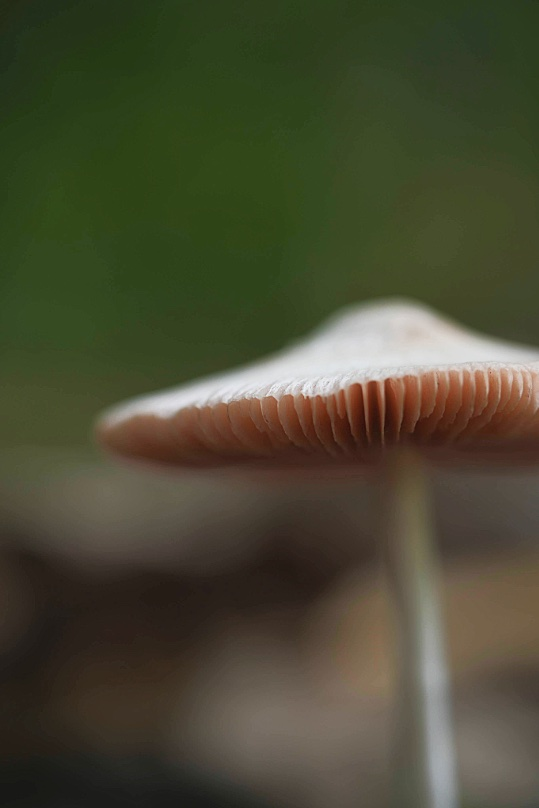
#> input picture Mushroom.jpg, 539 x 808 px
$ python -i app.py   (imports and definitions only)   (older library calls are emulated)
#> lines starting #> are read from the running program, lines starting #| are printed output that depends on the picture
#> further down, picture is the input picture: shape (808, 539, 3); mean B, G, R 51, 73.6, 73.4
import streamlit as st
import cv2
import numpy as np
from PIL import Image, ImageOps
import pandas as pd
import imagehash

# --- Core Analysis and Highlighting Functions ---

# [12 lines left out: functions calculate_sharpness, calculate_noise_level, not called in this run]

def find_and_highlight_sharpest_regions(cv_image_orig_color, num_regions=1, tile_size_wh=(64, 64),
                                        sharpness_threshold=10.0, show_pointer=False):
    """
    Finds N sharpest regions, highlights them on a grayscale version.
    Optionally draws a pointer to the primary sharpest region.
    Returns the highlighted image.
    """
#> called with num_regions = 1, tile_size_wh = (64, 64), sharpness_threshold = 10, show_pointer = False
    if cv_image_orig_color is None:
        print("Warning (find_and_highlight_sharpest_regions): Input image is None.")
        return None

    # Prepare grayscale image for analysis and BGR base for drawing highlights
    if len(cv_image_orig_color.shape) == 3 and cv_image_orig_color.shape[2] == 3: # BGR Color input
        gray_image_for_analysis = cv2.cvtColor(cv_image_orig_color, cv2.COLOR_BGR2GRAY)
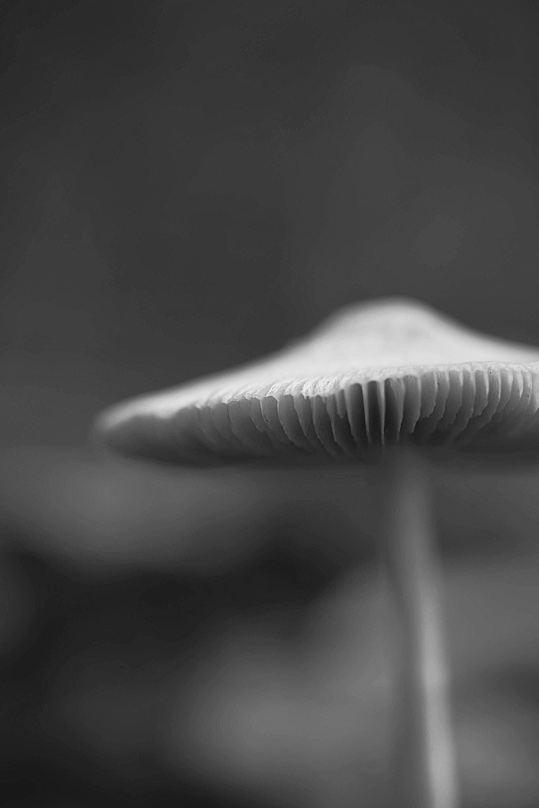
#> gray_image_for_analysis: shape (808, 539); min 23, max 246, mean 71
    elif len(cv_image_orig_color.shape) == 2: # Grayscale input
        gray_image_for_analysis = cv_image_orig_color.copy()
    else:
        print(f"Warning (find_and_highlight_sharpest_regions): Unexpected image format for analysis: shape {cv_image_orig_color.shape}")
        return cv_image_orig_color.copy() if cv_image_orig_color is not None else None

    output_image_to_draw_on = cv2.cvtColor(gray_image_for_analysis, cv2.COLOR_GRAY2BGR)

    img_h, img_w = gray_image_for_analysis.shape[:2]
#> img_h = 808; img_w = 539
    tile_w, tile_h = tile_size_wh

    if img_h < tile_h or img_w < tile_w:
        return output_image_to_draw_on

    tile_data = []
    for y in range(0, img_h - tile_h + 1, tile_h):
        for x in range(0, img_w - tile_w + 1, tile_w):
            tile = gray_image_for_analysis[y:y+tile_h, x:x+tile_w]
            if tile.size == 0: continue

            laplacian = cv2.Laplacian(tile, cv2.CV_64F)
            sharpness = np.var(laplacian)
            if np.isnan(sharpness) or np.isinf(sharpness):
                sharpness = 0.0
            tile_data.append({'score': sharpness, 'x': x, 'y': y, 'w': tile_w, 'h': tile_h})
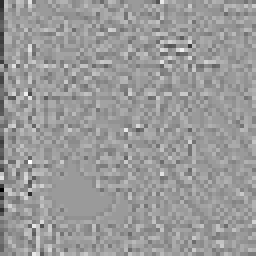
#> laplacian: shape (64, 64) float64 (shown 4 times larger); min -20, max 13, mean -0.0486; drawn with min black and max white
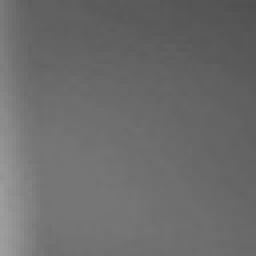
#> tile: shape (64, 64) (shown 4 times larger); min 79, max 158, mean 107.6
#> after the loop, tile_data = 96 items

    if not tile_data:
        return output_image_to_draw_on

    sorted_tiles = sorted(tile_data, key=lambda item: item['score'], reverse=True)
#> sorted_tiles = 96 items

    for i in range(min(num_regions, len(sorted_tiles))):
        top_tile = sorted_tiles[i]
        if top_tile['score'] > sharpness_threshold:
            tx, ty, tw, th = top_tile['x'], top_tile['y'], top_tile['w'], top_tile['h']

            highlight_color = (0, 255, 255)
            rectangle_thickness = 3
            cv2.rectangle(output_image_to_draw_on, (tx, ty), (tx + tw, ty + th), highlight_color, rectangle_thickness)

            center_x_tile = tx + tw // 2
            center_y_tile = ty + th // 2
            circle_radius = 5
            cv2.circle(output_image_to_draw_on, (center_x_tile, center_y_tile), circle_radius, highlight_color, -1)

            if show_pointer and i == 0:
                pointer_color = (255, 255, 255); pointer_thickness = 3; arrow_tip_length = 0.03
                img_center_x, img_center_y = img_w // 2, img_h // 2
                padding_x = img_w // 4; padding_y = img_h // 4
                start_x, start_y = 0,0

                if center_x_tile < img_center_x: start_x = img_w - padding_x
                else: start_x = padding_x
                if center_y_tile < img_center_y: start_y = img_h - padding_y
                else: start_y = padding_y

                if abs(start_x - center_x_tile) > 10 or abs(start_y - center_y_tile) > 10 :
                    cv2.arrowedLine(output_image_to_draw_on, (start_x, start_y), (center_x_tile, center_y_tile),
                                    pointer_color, pointer_thickness, tipLength=arrow_tip_length)
#> this loop made 1 pass
#> (top_tile, tx, ty, tw, th, highlight_color, rectangle_thickness, center_x_tile) on pass 1: ({'score': 454.1, 'x': 256, 'y': 384, 'w': 64, 'h': 64}, 256, 384, 64, 64, (0, 255, 255), 3, 288)
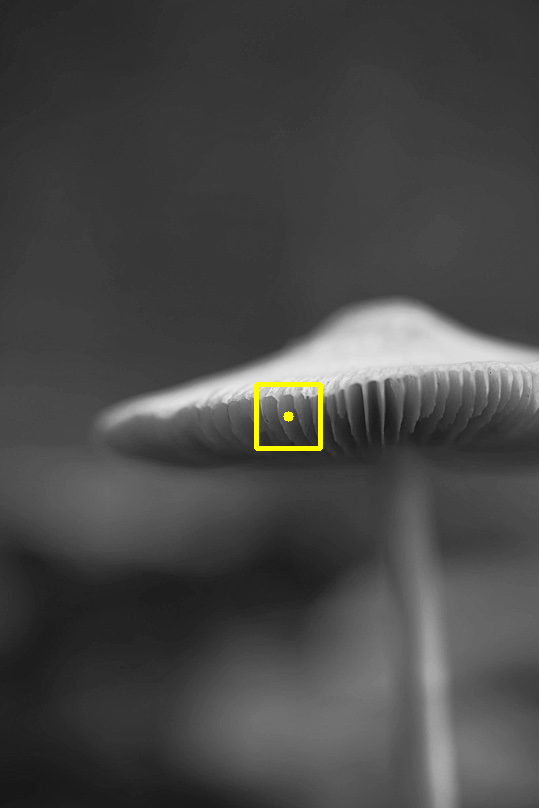
#> output_image_to_draw_on: shape (808, 539, 3); mean B, G, R 70.6, 71.4, 71.4
    return output_image_to_draw_on

# [39 lines left out: function find_image_duplicates, not called in this run]

# --- Streamlit Application UI and Logic ---
# [6 lines not run here, left out]
# [4 lines that did not run here, left out]
tile_size_options = {
    "X-Small (16x16) - More Detail": 16, "Small (32x32) - Good Detail": 32,
    "Medium (64x64) - Balanced": 64, "Large (128x128) - Broader Areas": 128,
    "X-Large (256x256) - Very Broad": 256
}
# [4 lines that did not run here, left out]
# [1 line that did not run here, left out]
# [4 lines that did not run here, left out]
# [4 lines that did not run here, left out]

# [2 lines not run here, left out]
hash_algo_friendly_names = {
    "Standard Visual Match (Recommended)": "pHash", "Quick Difference Check": "dHash",
    "Average Tone Match": "aHash", "Detailed Structural Match (Slower)": "wHash (Wavelet)"
}
# [4 lines that did not run here, left out]
# [1 line that did not run here, left out]
# [5 lines that did not run here, left out]
# [5 lines that did not run here, left out]

# Main application modes
# [5 lines that did not run here, left out]
# [239 lines not run here, left out]

>>> import cv2
>>> picture = cv2.imread('Mushroom.jpg')
>>> result = find_and_highlight_sharpest_regions(picture)
